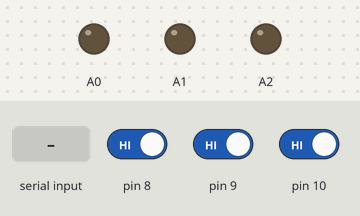
A sketch run on a simulated Arduino Uno, built with avr-gcc and run on an emulated ATmega328P. Shown: output pins drawn as LEDs (lit = HIGH). The test bench sets the inputs (shaded band); at power-on: pin 8 HIGH, pin 9 HIGH, pin 10 HIGH. The local clock reads 2024-03-15 10:24:30 at power-on unless the sketch sets it.

Above: at 1.2 s.
1.3 s: pin 8 driven LOW
At 2.4 s:
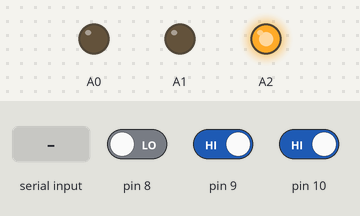
2.8 s: pin 9 driven LOW
At 3.2 s:
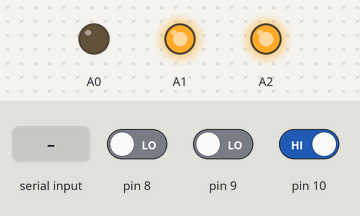
4.3 s: pin 10 driven LOW
At 5.2 s:
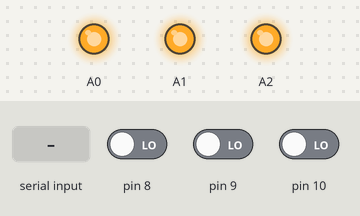
5.8 s: "d" received over Serial
At 7.0 s:
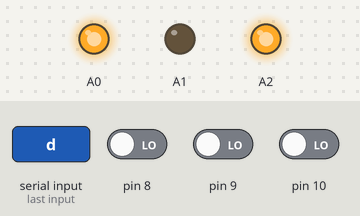
7.3 s: "a" received over Serial
At 7.9 s:
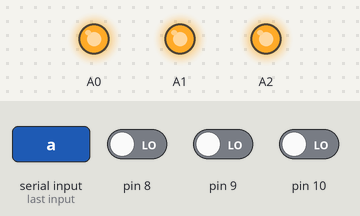
8.8 s: "b" received over Serial
At 9.9 s:
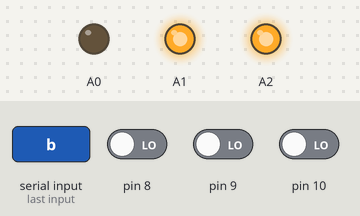
Timing chart, 0 to 11.3 s (numbered marks = the images above; inputs shaded):
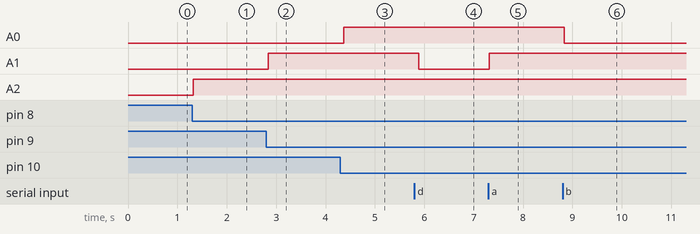

The sketch:

PLC_einstron_Bluetooth_despertador.ino
```cpp
#include <TimeLib.h>
#include <TimeAlarms.h>
#include <Wire.h>
#include <DS1307RTC.h>  // a basic DS1307 library that returns time as a time_t

byte estado8=0;
byte estado9=0;
byte estado10=0;
char dato;
void setup()  {
  Serial.begin(9600);
  pinMode(A2,1);
  pinMode(A1,1);
  pinMode(A0,1);
    pinMode(8,0);
    pinMode(9,0);
    pinMode(10,0);

  digitalWrite(A2,0);
  digitalWrite(A1,0);
  digitalWrite(A0,0);
    setSyncProvider(RTC.get);   // the
}

void loop()
{
   estado8=digitalRead(8);
   estado9=digitalRead(9);
   estado10=digitalRead(10);
      if( estado8==0){
      digitalWrite(A2,1);
      }
     if( estado9==0){
      digitalWrite(A1,1);
      }
     if( estado10==0){
      digitalWrite(A0,1);
      }


     if(Serial.available()>0){

      dato=Serial.read();

      }

        if(dato=='a'){
        digitalWrite(A0,1);
        }
        if(dato=='b'){
        digitalWrite(A0,0);
        }
        if(dato=='c'){
        digitalWrite(A1,1);
        }
         if(dato=='d'){
        digitalWrite(A1,0);
        }


        digitalClockDisplay();
   Alarm.delay(100);


}
void digitalClockDisplay(){


    if(hour()==6&&minute()==40&&second()==0){
      digitalWrite(A2,1);


      }
    if(hour()==6&&minute()==55&&second()==0){
      digitalWrite(A2,0);


      }


}
```

Measured:
- after the input at 1.3 s, A2: LOW → HIGH at once
- after the input at 2.8 s, A1: LOW → HIGH at once
- after the input at 4.3 s, A0: LOW → HIGH after 0.07 s
- after the input at 5.8 s, A1: HIGH → LOW after 0.09 s
- after the input at 7.3 s, A1: LOW → HIGH at once
- after the input at 8.8 s, A0: HIGH → LOW at once
